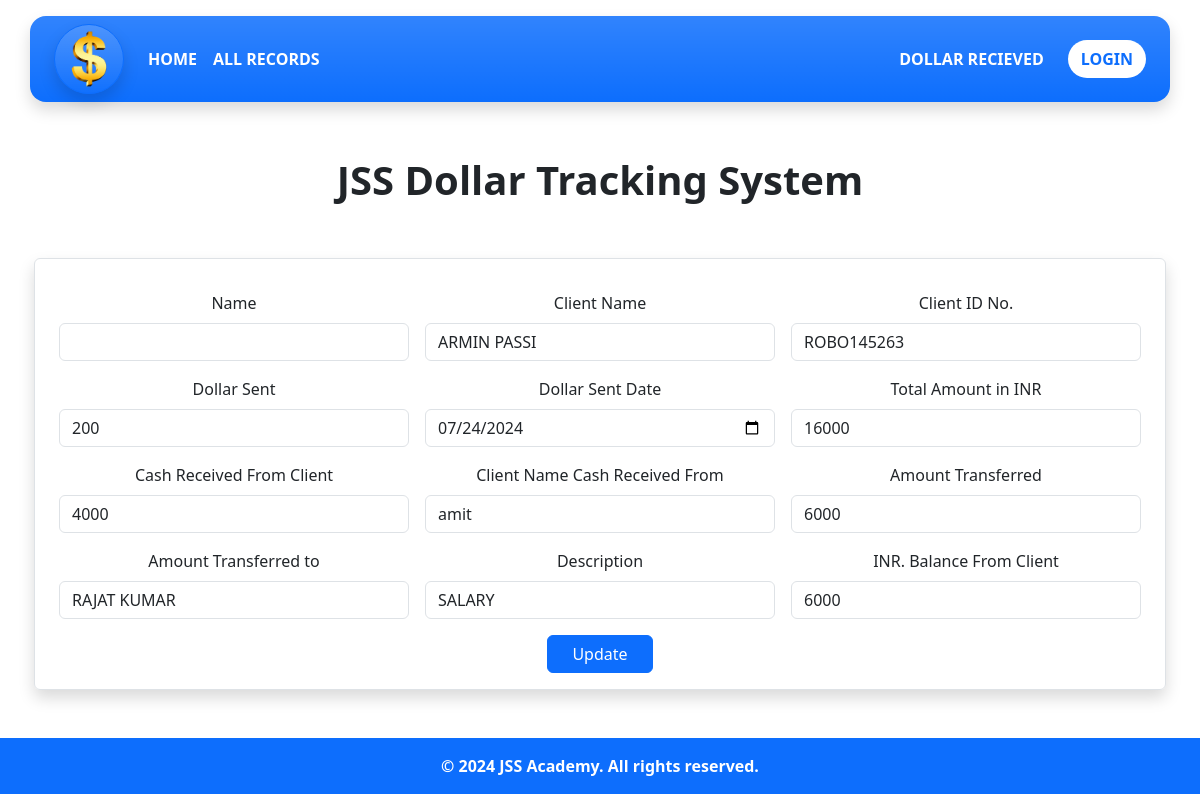
The app's page /update.php?edtrid=3 with its own data.
### tables this page shows
CREATE TABLE `transectionrecord` (
  `trid` int(11) NOT NULL,
  `tm_ID` int(11) NOT NULL,
  `ClientName` varchar(20) NOT NULL,
  `ClientID` varchar(20) NOT NULL,
  `SentDollar` int(11) NOT NULL,
  `SentDollarDate` date DEFAULT NULL,
  `TotalINR` int(11) NOT NULL,
  `RecCash` int(11) NOT NULL,
  `CashClientName` varchar(20) NOT NULL,
  `AmountTransfer` int(11) NOT NULL,
  `TransferTo` varchar(20) NOT NULL,
  `Descrip` varchar(50) NOT NULL,
  `BalanceinINR` int(11) NOT NULL
);

### update.php (the view, shortened to what this page needs)
<?php
include ('phpScript/dbconnect.php');
?>
<!doctype html>
<html lang="en">
<head>
    <link href="https://cdn.jsdelivr.net/npm/bootstrap@5.3.3/dist/css/bootstrap.min.css" rel="stylesheet"
>
</head>
<body>
    <?php  include ('header_footer/header.php')   ?>
    <div class="container-fluid">
        <div class="text-center pt-5 fs-1 fw-semibold">
            <p>JSS Dollar Tracking System</p>
        </div>
        <div class="container text-center py-5">
            <form class="row g-3 border rounded shadow p-3" action="" method="POST">
                <?php
                    if(isset($_GET['edtrid'])){
                    $eid = $_GET['edtrid'];
                    $edit_sql = "SELECT * FROM `transectionrecord` WHERE trid = $eid";
                    $result = mysqli_query($conn, $edit_sql);
                    $row = mysqli_fetch_assoc($result);
                    $fullname = $row['FullName'];
                    $ClientName = $row['ClientName'];
                    $ClientID = $row['ClientID'];
                    $SentDollar = $row['SentDollar'];
                    $TotalINR = $row['TotalINR'];
                    $RecCash = $row['RecCash'];
                    $CashClientName = $row['CashClientName'];
                    $AmountTransfer = $row['AmountTransfer'];
                    $TransferTo = $row['TransferTo'];
                    $Descrip = $row['Descrip'];
                    $BalanceinINR = $row['BalanceinINR'];
                    }
                ?>
                <div class="col-md-4">
                    <label for="inputName4" class="form-label">Name</label>
                    <input type="text" name="name" class="form-control" value="<?php echo $fullname ?>"
                        id="inputName4">
                </div>
                <div class="col-md-4">
                    <label for="" class="form-label">Client Name</label>
                    <input type="text" name="clientname" class="form-control" value="<?php echo $ClientName ?>" id="">
                </div>
                <div class="col-md-4">
                    <label for="" class="form-label">Client ID No.</label>
                    <input type="text" name="clientid" class="form-control" value="<?php echo $ClientID ?>" id="">
                </div>
                <div class="col-md-4">
                    <label for="" class="form-label">Dollar Sent</label>
                    <input type="text" name="dollarsent" class="form-control"
                        onkeyup="minus(this.value)" value="<?php echo $SentDollar ?>" id="inputDollarSent">
                </div>
                <div class="col-md-4">
                    <label for="" class="form-label">Dollar Sent Date</label>
                    <input type="date" name="dsdate" class="form-control" value="<?php echo $row['SentDollarDate'] ?>" id="">
                </div>
                <div class="col-md-4">
                    <label for="" class="form-label">Total Amount in INR</label>
                    <input type="number" name="tainINR" class="form-control" value="<?php echo $TotalINR ?>" id="amountininr">
                </div>
                <div class="col-md-4">
                    <label for="" class="form-label">Cash Received From Client</label>
                    <input type="number" name="crfclient" class="form-control" value="<?php echo $RecCash ?>" id="receivedcash">
                </div>
                <div class="col-md-4">
                    <label for="" class="form-label">Client Name Cash Received From </label>
                    <input type="text" name="clientncrf" class="form-control" value="<?php echo $CashClientName ?>" id="">
                </div>
                <div class="col-md-4">
                    <label for="" class="form-label">Amount Transferred </label>
                    <input type="number" name="amounttrf" class="form-control" value="<?php echo $AmountTransfer ?>"
                        id="transferamount">
                </div>
                <div class="col-md-4">
                    <label for="" class="form-label">Amount Transferred to </label>
                    <input type="text" name="amounttrftoname" class="form-control" value="<?php echo $TransferTo ?>" id="amountTransfer">
                </div>
                <div class="col-md-4">
                    <label for="" class="form-label">Description </label>
                    <input type="text" name="description" class="form-control" value="<?php echo $Descrip ?>" id="">
                </div>
                <div class="col-md-4">
                    <label for="" class="form-label">INR. Balance From Client </label>
                    <input type="number" name="balanceinINR" class="form-control" value="<?php echo $BalanceinINR ?>" id="inrbalance">
                </div>
                <div class="col-12">
                    <button type="submit" name="update" class="btn btn-primary px-4">Update</button>
                </div>
            </form>
        </div>
    </div>
    <?php  include ('header_footer/footer.php')   ?>
</body>
</html>

### records on screen
transectionrecord: clientname "ARMIN PASSI", clientid "ROBO145263", dollarsent "200", dsdate "07/24/2024", tainINR "16000", crfclient "4000", clientncrf "amit", amounttrf "6000", amounttrftoname "RAJAT KUMAR", description "SALARY", balanceinINR "6000"
